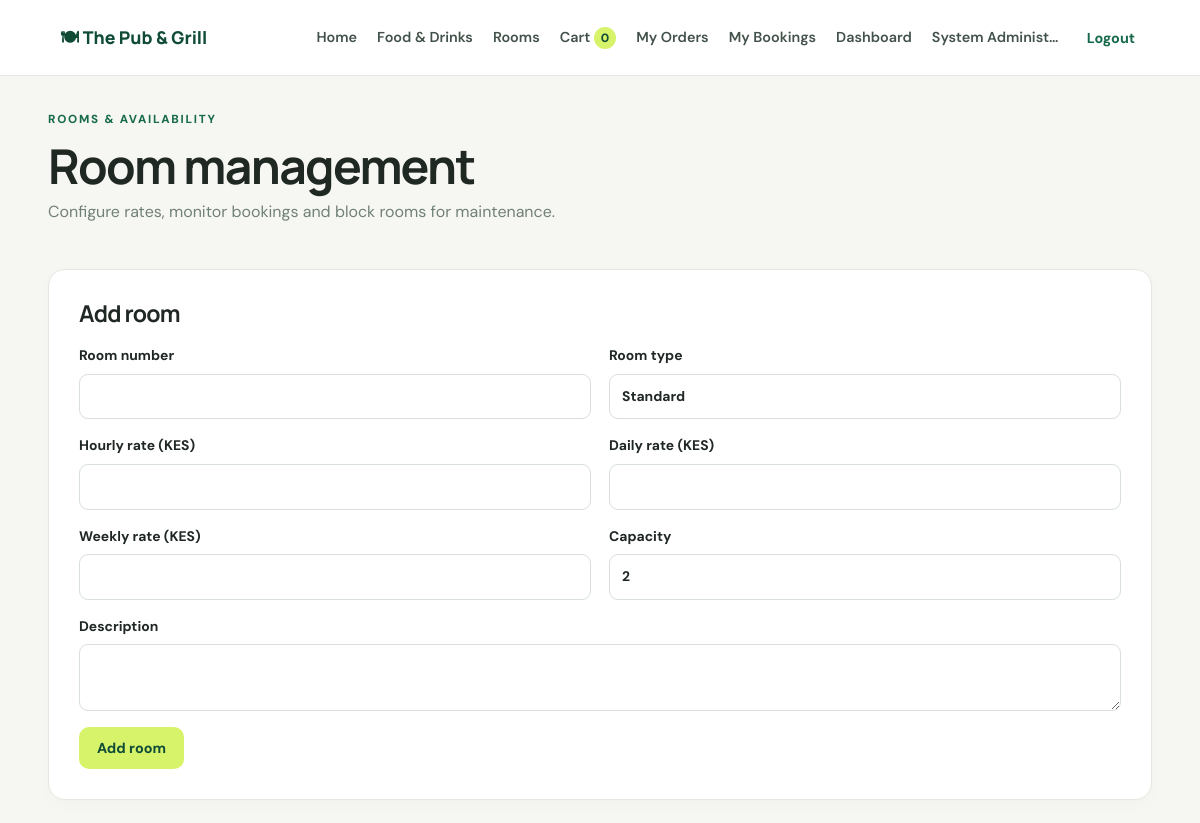
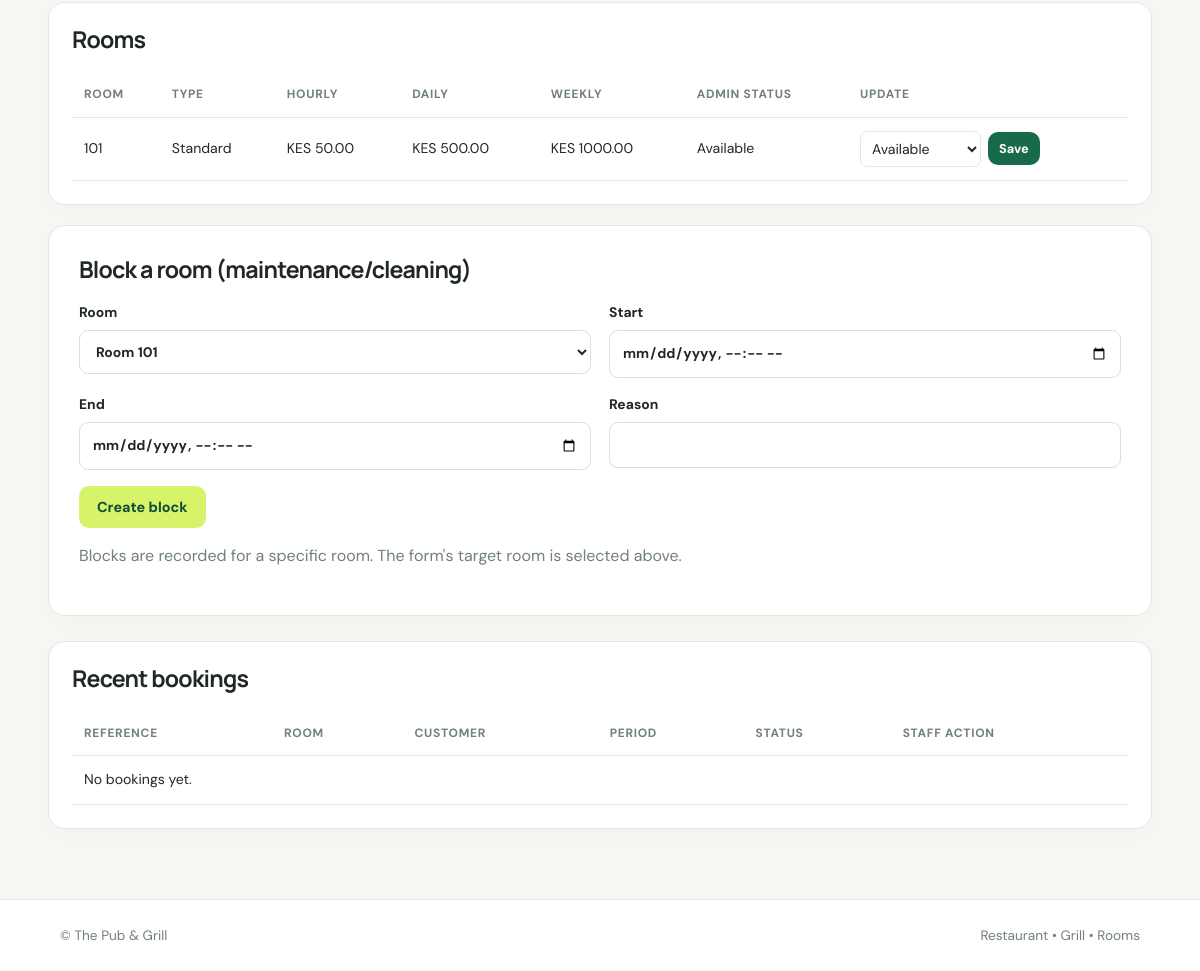
/admin/rooms (signed in), run on the app's committed database (2 pictures, top to bottom).
### app/models.py (models this page shows, shortened)
class User(UserMixin, db.Model):
    id = db.Column(db.Integer, primary_key=True)
    full_name = db.Column(db.String(120), nullable=False)
    email = db.Column(db.String(255), unique=True, nullable=False, index=True)
    phone = db.Column(db.String(40))
    password_hash = db.Column(db.String(255), nullable=False)
    role = db.Column(db.String(30), nullable=False, default="customer", index=True)
    is_active_account = db.Column(db.Boolean, nullable=False, default=True)
    created_at = db.Column(db.DateTime, nullable=False, default=utcnow)
    orders = db.relationship("Order", backref="customer", lazy=True)
    bookings = db.relationship("RoomBooking", backref="customer", lazy=True)
    @property
    def is_active(self):
        return self.is_active_account

class Room(db.Model):
    id = db.Column(db.Integer, primary_key=True)
    room_number = db.Column(db.String(20), unique=True, nullable=False)
    room_type = db.Column(db.String(60), default="Standard", nullable=False)
    description = db.Column(db.Text)
    hourly_rate_cents = db.Column(db.Integer, nullable=False)
    daily_rate_cents = db.Column(db.Integer, nullable=False)
    weekly_rate_cents = db.Column(db.Integer, nullable=False)
    capacity = db.Column(db.Integer, default=2, nullable=False)
    status = db.Column(db.String(30), default="available", nullable=False, index=True)
    image_path = db.Column(db.String(255))

### app/admin/routes.py (the view, shortened to what this page needs)
@admin_bp.route("/rooms", methods=["GET", "POST"])
@roles_required("admin")
def rooms():
    rooms_list = Room.query.order_by(Room.room_number).all()
    from ..models import RoomBlock
    blocks = RoomBlock.query.order_by(RoomBlock.starts_at.desc()).limit(30).all()
    return render_template("admin/rooms.html", rooms=rooms_list, bookings=RoomBooking.query.order_by(RoomBooking.check_in_at.desc()).limit(100).all(), blocks=blocks)

### app/admin/routes.py (called while the page is built)
def roles_required(*roles):
    def decorator(fn):
        @wraps(fn)
        @login_required
        def wrapped(*args, **kwargs):
            if current_user.role not in roles:
                abort(403)
            return fn(*args, **kwargs)
        return wrapped
    return decorator

### app/models.py (called while the page is built)
@login_manager.user_loader
def load_user(user_id):
    try:
        return db.session.get(User, int(user_id))
    except (TypeError, ValueError):
        return None

### app/templates/admin/rooms.html (shortened to what this page needs)
{% extends "base.html" %}{% block title %}Room management · {{ business_name }}{% endblock %}
{% block content %}<div class="page-heading"><div><p class="eyebrow">ROOMS & AVAILABILITY</p><h1>Room management</h1><p>Configure rates, monitor bookings and block rooms for maintenance.</p></div></div><section class="form-card wide"><h2>Add room</h2><form method="post" class="form-grid"><input type="hidden" name="csrf_token" value="{{ csrf_token() }}"><label>Room number<input name="room_number" required></label><label>Room type<input name="room_type" value="Standard" required></label><label>Hourly rate (KES)<input name="hourly_rate" type="number" min="0" step=".01" required></label><label>Daily rate (KES)<input name="daily_rate" type="number" min="0" step=".01" required></label><label>Weekly rate (KES)<input name="weekly_rate" type="number" min="0" step=".01" required></label><label>Capacity<input name="capacity" type="number" min="1" value="2" required></label><label class="span-all">Description<textarea name="description"></textarea></label><button class="btn primary">Add room</button></form></section><section class="panel"><h2>Rooms</h2><div class="table-wrap"><table><thead><tr><th>Room</th><th>Type</th><th>Hourly</th><th>Daily</th><th>Weekly</th><th>Admin status</th><th>Update</th></tr></thead><tbody>{% for r in rooms %}<tr><td>{{ r.room_number }}</td><td>{{ r.room_type }}</td><td>{{ currency }} {{ '%.2f'|format(r.hourly_rate_cents/100) }}</td><td>{{ currency }} {{ '%.2f'|format(r.daily_rate_cents/100) }}</td><td>{{ currency }} {{ '%.2f'|format(r.weekly_rate_cents/100) }}</td><td>{{ r.status|title }}</td><td><form method="post" action="{{ url_for('admin.room_status', room_id=r.id) }}" class="inline-form"><input type="hidden" name="csrf_token" value="{{ csrf_token() }}"><select name="status"><option value="available">Available</option><option value="maintenance" {% if r.status=='maintenance' %}selected{% endif %}>Maintenance</option></select><button class="btn small">Save</button></form></td></tr>{% else %}<tr><td colspan="7">No rooms added.</td></tr>{% endfor %}</tbody></table></div></section><section class="form-card wide"><h2>Block a room (maintenance/cleaning)</h2><form method="post" action="{{ url_for('admin.block_room', room_id=rooms[0].id) if rooms else '#' }}" class="form-grid"><input type="hidden" name="csrf_token" value="{{ csrf_token() }}"><label>Room<select name="room_id" id="blockRoomSelect">{% for r in rooms %}<option value="{{ r.id }}">Room {{ r.room_number }}</option>{% endfor %}</select></label><label>Start<input id="blockStart" name="starts_at" type="datetime-local" required></label><label>End<input id="blockEnd" name="ends_at" type="datetime-local" required></label><label>Reason<input name="reason" required></label><button class="btn primary" type="button" id="blockRoomButton">Create block</button></form><p class="muted">Blocks are recorded for a specific room. The form's target room is selected above.</p></section><section class="panel"><h2>Recent bookings</h2><div class="table-wrap"><table><thead><tr><th>Reference</th><th>Room</th><th>Customer</th><th>Period</th><th>Status</th><th>Staff action</th></tr></thead><tbody>{% for b in bookings %}<tr><td>{{ b.booking_reference }}</td><td>{{ b.room.room_number }}</td><td>{{ b.customer.full_name }}</td><td>{{ b.check_in_at.strftime('%d %b %H:%M') }} – {{ b.check_out_at.strftime('%d %b %H:%M') }}</td><td>{{ b.status|title }}</td><td>{% if b.status == 'confirmed' %}<form method="post" action="{{ url_for('rooms.check_in', booking_id=b.id) }}"><input type="hidden" name="csrf_token" value="{{ csrf_token() }}"><button class="btn small">Check in</button></form>{% elif b.status == 'checked_in' %}<form method="post" action="{{ url_for('rooms.check_out', booking_id=b.id) }}"><input type="hidden" name="csrf_token" value="{{ csrf_token() }}"><button class="btn small">Check out</button></form>{% endif %}</td></tr>{% else %}<tr><td colspan="6">No bookings yet.</td></tr>{% endfor %}</tbody></table></div></section>{% endblock %}

### app/templates/base.html (shortened to what this page needs)
<!doctype html>
<html lang="en">
<head>
  <link rel="stylesheet" href="{{ url_for('static', filename='css/style.css') }}">
</head>
<body>
<header class="topbar">
  <a class="brand" href="{{ url_for('main.index') }}">🍽 {{ business_name }}</a>
  <nav id="mainNav">
    <a href="{{ url_for('main.index') }}">Home</a>
    <a href="{{ url_for('orders.menu') }}">Food & Drinks</a>
    <a href="{{ url_for('rooms.list_rooms') }}">Rooms</a>
    {% if current_user.is_authenticated %}
      <a href="{{ url_for('orders.cart') }}">Cart <span id="cartCount" class="badge">0</span></a>
      <a href="{{ url_for('orders.my_orders') }}">My Orders</a>
      <a href="{{ url_for('rooms.my_bookings') }}">My Bookings</a>
      {% if current_user.role in ['admin','supervisor'] %}<a href="{{ url_for('admin.dashboard') }}">Dashboard</a>{% elif current_user.role != 'customer' %}<a href="{{ url_for('admin.operations') }}">Operations</a>{% endif %}
      <span class="nav-user">{{ current_user.full_name }}</span>
      <form class="inline" method="post" action="{{ url_for('auth.logout') }}"><input type="hidden" name="csrf_token" value="{{ csrf_token() }}"><button class="link-button">Logout</button></form>
    {% else %}
      <a href="{{ url_for('auth.login') }}">Login</a><a class="nav-cta" href="{{ url_for('auth.register') }}">Create account</a>
    {% endif %}
  </nav>
</header>
<main class="container">
  {% block content %}{% endblock %}
</main>
<footer class="footer"><span>© {{ business_name }}</span><span>Restaurant • Grill • Rooms</span></footer>
</body></html>

### app/static/css/style.css (style rules this page uses)
:root { --ink:#202824;--muted:#718078;--green:#176b4b;--green-dark:#104b36;--lime:#d6f36a;--cream:#f6f7f2;--white:#fff;--line:#e3e8e1;--red:#a72b2b;--shadow:0 14px 36px rgba(27,49,38,.08) }
* { box-sizing:border-box }
body { margin:0;background:var(--cream);color:var(--ink);font-family:'DM Sans',sans-serif;line-height:1.55 }
h1,h2,h3 { font-family:Manrope,sans-serif;line-height:1.2;letter-spacing:-.035em;margin-top:0 }
h1 { font-size:clamp(2.1rem,4vw,3.7rem) }
h2 { font-size:1.45rem }
a { color:var(--green);text-decoration:none }
.topbar { height:auto;min-height:76px;background:#fff;display:flex;align-items:center;justify-content:space-between;padding:14px clamp(18px,5vw,72px);gap:20px;border-bottom:1px solid var(--line);position:sticky;top:0;z-index:10 }
.brand { font-family:Manrope,sans-serif;font-weight:800;font-size:1.1rem;color:var(--green-dark);white-space:nowrap }
.topbar nav { display:flex;align-items:center;gap:20px;flex-wrap:wrap }
.topbar nav>a,.nav-user { font-size:.9rem;font-weight:600;color:#425149 }
.container { width:min(1180px,92%);margin:34px auto 70px;min-height:60vh }
.footer { border-top:1px solid var(--line);padding:25px 5%;display:flex;justify-content:space-between;color:var(--muted);font-size:.85rem;background:white }
.eyebrow { font-size:.73rem;font-weight:800;letter-spacing:.15em;color:var(--green);text-transform:uppercase;margin:0 0 9px }
.btn { border:0;display:inline-flex;align-items:center;justify-content:center;gap:7px;background:var(--green);color:#fff;padding:12px 18px;border-radius:10px;font:700 .9rem 'DM Sans',sans-serif;cursor:pointer;text-decoration:none;transition:transform .15s,background .15s }
.btn.primary { background:var(--lime);color:var(--green-dark) }
.btn.small { padding:8px 11px;font-size:.8rem }
.section-head,.page-heading,.panel-heading { display:flex;align-items:center;justify-content:space-between;gap:18px }
.section-head h2,.page-heading h1 { margin-bottom:4px }
.page-heading { margin-bottom:28px }
.page-heading p:not(.eyebrow) { color:var(--muted);margin-top:5px }
.category-tile small,.muted { color:var(--muted) }
.panel,.form-card { background:white;border:1px solid var(--line);border-radius:17px;padding:23px;margin:20px 0;box-shadow:0 5px 18px #1b312605 }
.panel h2,.form-card h2 { margin-bottom:18px }
.table-wrap { overflow-x:auto }
table { width:100%;border-collapse:collapse;font-size:.88rem }
th,td { text-align:left;padding:13px 12px;border-bottom:1px solid var(--line);vertical-align:middle }
th { color:var(--muted);font-size:.75rem;text-transform:uppercase;letter-spacing:.06em;white-space:nowrap }
td input:not([type=checkbox]),td select { min-width:90px;width:100%;padding:8px;border:1px solid var(--line);border-radius:7px }
.form-card { max-width:520px;margin:0 auto 25px;padding:30px }
.form-card.wide { max-width:none }
.form-card label { display:flex;flex-direction:column;gap:7px;font-weight:700;font-size:.87rem;margin-bottom:16px }
input,select,textarea { font:inherit;padding:11px 12px;border:1px solid #d8e0d9;border-radius:9px;background:#fff;color:var(--ink);width:100%;min-width:0 }
.form-grid { display:grid;grid-template-columns:repeat(2,minmax(0,1fr));gap:0 18px }
.form-grid .span-all { grid-column:1/-1 }
.form-grid button { justify-self:start }
.inline { display:inline }
.link-button { border:0;background:transparent;color:var(--green);font:700 .9rem 'DM Sans',sans-serif;cursor:pointer;padding:5px }
.badge { display:inline-block;border-radius:20px;background:var(--lime);color:var(--green-dark);padding:2px 7px;font-size:.75rem;font-weight:800 }
.inline-form { display:flex;align-items:center;gap:7px }
.inline-form select { width:auto;min-width:110px;padding:7px }
.nav-user { max-width:130px;overflow:hidden;text-overflow:ellipsis;white-space:nowrap }

### data on the page
User: full_name "System Administ…"
Room: room_number "101", room_type "Standard", currency "KES", r.hourly_rate_cents/100 "50.00", r.daily_rate_cents/100 "500.00", r.weekly_rate_cents/100 "1000.00", status "Available"

### other printed values
{{ business_name }} "The Pub & Grill"
